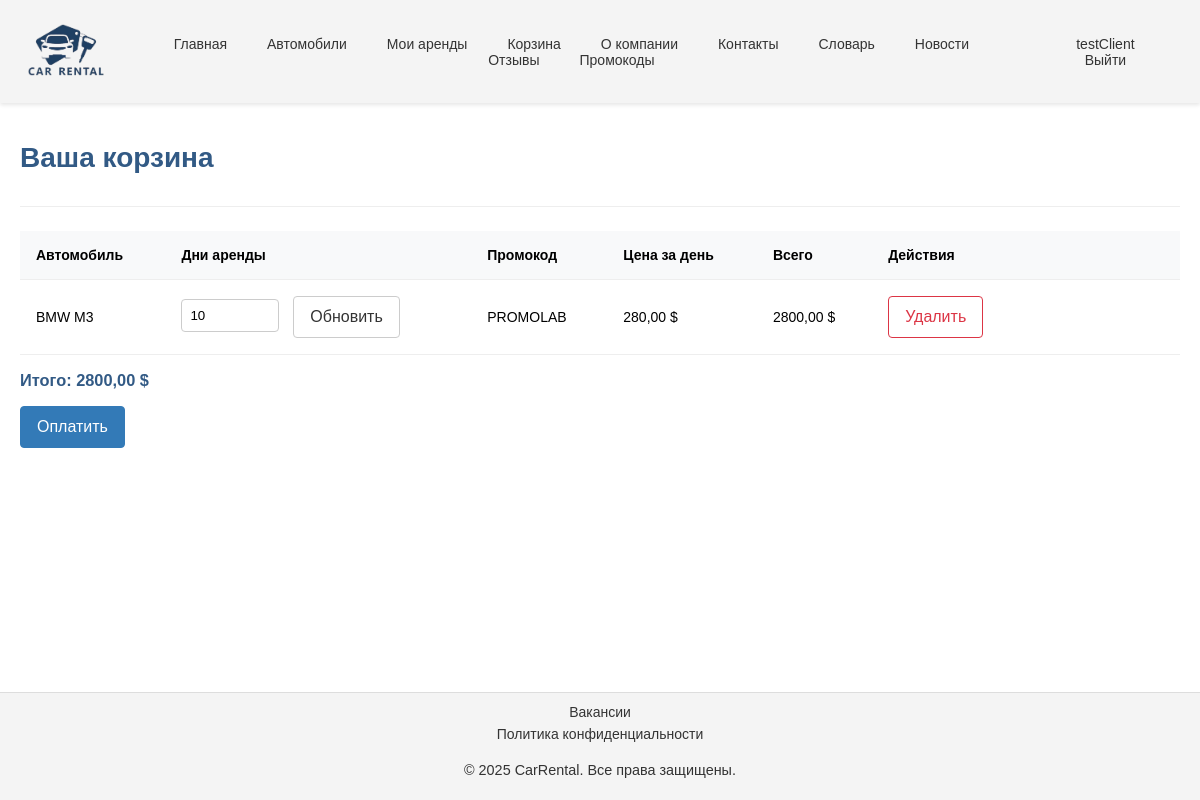
The page /rentals/cart/ (signed in) on the database its author committed.
### content/models.py (models this page shows, shortened)
class CompanyInfo(models.Model):
    name = models.CharField(max_length=100, verbose_name='Название компании')
    description = models.TextField(verbose_name='Описание')
    address = models.CharField(max_length=255, verbose_name='Адрес')
    phone = models.CharField(max_length=20, verbose_name='Телефон')
    email = models.EmailField(verbose_name='Email')
    logo = models.ImageField(upload_to='company/', blank=True, null=True, verbose_name='Логотип')
    working_hours = models.CharField(max_length=100, verbose_name='Часы работы')
    video_url = models.URLField(blank=True, null=True, verbose_name='Видео о компании')
    history = models.TextField(blank=True, null=True, verbose_name='История компании')
    requisites = models.TextField(blank=True, null=True, verbose_name='Реквизиты')
    certificate_issue_date = models.DateField(blank=True, null=True, verbose_name='Дата выдачи сертификата')
    certificate_expiry_date = models.DateField(blank=True, null=True, verbose_name='Дата окончания сертификата')
    class Meta:
        verbose_name = 'Информация о компании'
        verbose_name_plural = 'Информация о компании'

### users/models.py (models this page shows, shortened)
class User(AbstractUser):
    ROLE_CHOICES = (
        ('staff', 'Сотрудник'),
        ('client', 'Клиент'),
        ('admin', 'Администратор')
    )
    role = models.CharField(
        max_length=10,
        choices=ROLE_CHOICES,
        default='client',
        verbose_name='Роль'
    )
    email = models.EmailField(unique=True, verbose_name='Электронная почта')
    last_name = models.CharField(max_length=100, verbose_name='Фамилия')
    first_name = models.CharField(max_length=100, verbose_name='Имя')
    middle_name = models.CharField(max_length=100, verbose_name='Отчество')
    date_of_birth = models.DateField(null=True, blank=True, verbose_name='Дата рождения')
    phone_regex = RegexValidator(
        regex=r'^\+37529\d{7}',
        message="Номер телефона должен быть в формате: '+37529XXXXXXX'."
    )
    phone = models.CharField(
        validators=[phone_regex],
        max_length=13,
        verbose_name='Телефон'
    )
    address = models.CharField(verbose_name='Адрес проживания')
    created_at = models.DateTimeField(auto_now_add=True, verbose_name='Дата создания')
    updated_at = models.DateTimeField(auto_now=True, verbose_name='Дата обновления')
    class Meta:
        verbose_name = 'Пользователь'
        verbose_name_plural = 'Пользователи'
    def has_role(self, role):
        return self.role == role

### rentals/models.py (models this page shows, shortened)
class CartItem(models.Model):
    cart = models.ForeignKey(Cart, on_delete=models.CASCADE, related_name='items')
    vehicle = models.ForeignKey(Vehicle, on_delete=models.CASCADE)
    rental_days = models.PositiveIntegerField(default=1)
    promo_code = models.ForeignKey(PromoCode, on_delete=models.SET_NULL, null=True, blank=True)

class PromoCode(models.Model):
    code = models.CharField(max_length=20, unique=True, verbose_name="Код")
    description = models.TextField(blank=True, verbose_name="Описание")
    discount_percentage = models.DecimalField(
        max_digits=5,
        decimal_places=2,
        validators=[MinValueValidator(0), MaxValueValidator(100)],
        verbose_name="Процент скидки",
    )
    valid_from = models.DateField(default=timezone.now, verbose_name="Действует с")
    valid_to = models.DateField(verbose_name="Действует до")
    is_active = models.BooleanField(default=True, verbose_name="Активен")
    max_uses = models.PositiveIntegerField(
        default=1, verbose_name="Максимальное количество использований"
    )
    current_uses = models.PositiveIntegerField(
        default=0, verbose_name="Текущее количество использований"
    )
    class Meta:
        verbose_name = "Промокод"
        verbose_name_plural = "Промокоды"
    @property
    def is_valid(self):
        today = timezone.now().date()
        return (
            self.is_active
            and self.valid_from <= today <= self.valid_to
            and self.current_uses < self.max_uses
        )

### vehicles/models.py (models this page shows, shortened)
class Vehicle(models.Model):
    license_plate = models.CharField(max_length=20, unique=True, verbose_name='Гос. номер')
    car_model = models.ForeignKey(CarModel, on_delete=models.CASCADE, related_name='vehicles', verbose_name='Модель')
    year = models.PositiveIntegerField(verbose_name='Год выпуска')
    car_price = models.DecimalField(max_digits=12, decimal_places=2, verbose_name='Стоимость автомобиля')
    daily_rental_price = models.DecimalField(max_digits=10, decimal_places=2, verbose_name='Суточная стоимость проката')
    car_park = models.ForeignKey(CarPark, on_delete=models.CASCADE, related_name='vehicles', verbose_name='Автопарк')
    is_available = models.BooleanField(default=True, verbose_name='Доступен для проката')
    image = models.ImageField(upload_to='vehicles/', blank=True, null=True, verbose_name='Изображение автомобиля')
    class Meta:
        verbose_name = 'Автомобиль'
        verbose_name_plural = 'Автомобили'

class CarModel(models.Model):
    brand = models.CharField(max_length=100, verbose_name='Марка')
    model = models.CharField(max_length=100, verbose_name='Модель')
    body_type = models.ForeignKey(BodyType, on_delete=models.CASCADE, related_name='car_models', verbose_name='Тип кузова')
    class Meta:
        verbose_name = 'Модель автомобиля'
        verbose_name_plural = 'Модели автомобиля'
    def __str__(self):
        return f"{self.brand} {self.model}"

### rentals/views.py (the view)
# urls.py: path('cart/', views.CartView.as_view(), name='cart'),
class CartView(View):
    template_name = "rentals/cart.html"
    @method_decorator(login_required)
    def get(self, request):
        cart, created = Cart.objects.get_or_create(user=request.user)
        cart_items = cart.items.all()
        total_cart_price = 0
        for item in cart_items:
            base_price = item.vehicle.daily_rental_price * item.rental_days
            discount = 0
            if item.promo_code and item.promo_code.is_valid:
                discount = base_price * (item.promo_code.discount_percentage / 100)
            item.total_price = base_price - discount
            total_cart_price += item.total_price
        context = {
            "cart": cart,
            "cart_items": cart_items,
            "total_cart_price": total_cart_price,
        }
        return render(request, self.template_name, context)

### authentication/context_processors.py (called while the page is built)
def user_role(request):
    context = {}
    if request.user.is_authenticated:
        try:
            context['is_staff_user'] = request.user.has_role('staff')
            context['is_admin_user'] = request.user.has_role('admin')
        except:
            context['is_staff_user'] = False
            context['is_admin_user'] = False
    return context

### content/context_processors.py (called while the page is built)
def company_info(request):
    try:
        info = CompanyInfo.objects.first()
    except CompanyInfo.DoesNotExist:
        info = None
    return {'company_info': info}

### templates/rentals/cart.html (shortened to what this page needs)
{% extends 'base.html' %}
{% block content %}
<div class="content-container">
    <div class="page-header">
        <h1>Ваша корзина</h1>
    </div>
    {% if cart_items %}
        <div class="table-container">
            <table class="table">
                <thead>
                    <tr>
                        <th>Автомобиль</th>
                        <th>Дни аренды</th>
                        <th>Промокод</th>
                        <th>Цена за день</th>
                        <th>Всего</th>
                        <th class="action-cell">Действия</th>
                    </tr>
                </thead>
                <tbody>
                    {% for item in cart_items %}
                        <tr>
                            <td>{{ item.vehicle.car_model }}</td>
                            <td>
                                <form action="{% url 'update_cart_item' item.pk %}" method="post" class="form-inline">
                                    <input type="number" name="rental_days" value="{{ item.rental_days }}" min="1" class="form-control" style="width: 80px; margin-right: 10px;">
                                    <button type="submit" class="btn btn-secondary btn-sm">Обновить</button>
                                </form>
                            </td>
                            <td>{% if item.promo_code %}{{ item.promo_code.code }}{% else %}-{% endif %}</td>
                            <td>{{ item.vehicle.daily_rental_price }} $</td>
                            <td>{{ item.total_price }} $</td>
                            <td class="action-cell">
                                <form action="{% url 'remove_from_cart' item.pk %}" method="post">
                                    <button type="submit" class="btn btn-danger btn-sm">Удалить</button>
                                </form>
                            </td>
                        </tr>
                    {% endfor %}
                </tbody>
            </table>
        </div>
        <div class="cart-summary">
            <h3>Итого: {{ total_cart_price }} $</h3>
        </div>
        <div class="cart-actions">
            <a href="{% url 'payment' %}" class="btn btn-primary">Оплатить</a>
        </div>
    {% else %}
        <div class="alert alert-info">
            <p>Ваша корзина пуста.</p>
        </div>
    {% endif %}
</div>
{% endblock %}

### templates/base.html (shortened to what this page needs)
{% load static %}
<!DOCTYPE html>
<html lang="ru">
<head>
    <link rel="stylesheet" href="{% static 'css/main.css' %}" type="text/css">
</head>
<body>
<header class="nav-header">
    <nav>
        <a href="{% url 'home' %}">
            {% if company_info.logo %}
                <img class="nav-logo" src="{{ company_info.logo.url }}" alt="{{ company_info.name }} Logo" height="100">
            {% else %}
                {{ company_info.name|default:'Автопрокат' }}
            {% endif %}
        </a>
        <ul>
            <li><a href="{% url 'home' %}">Главная</a></li>
            <li><a href="{% url 'vehicle_list' %}">Автомобили</a></li>
            {% if user.is_authenticated and not is_staff_user and not is_admin_user%}
                <li><a href="{% url 'rental_list' %}">Мои аренды</a></li>
                <li><a href="{% url 'cart' %}">Корзина</a></li>
            {% endif %}
            <li><a href="{% url 'about' %}">О компании</a></li>
            <li><a href="{% url 'contacts' %}">Контакты</a></li>
            <li><a href="{% url 'glossary' %}">Словарь</a></li>
            <li><a href="{% url 'news_list' %}">Новости</a></li>
            <li><a href="{% url 'review_list' %}">Отзывы</a></li>
            <li><a href="{% url 'promocode_list' %}">Промокоды</a></li>
        </ul>
        <ul>
            {% if user.is_authenticated %}
                <li><a href="{% url 'profile' %}">{{ user.username }}</a></li>
                <li><a href="{% url 'logout' %}">Выйти</a></li>
            {% else %}
                <li><a href="{% url 'login' %}">Войти</a></li>
                <li><a href="{% url 'register' %}">Регистрация</a></li>
            {% endif %}
        </ul>
    </nav>
</header>
<main>
    {% block content %}{% endblock %}
</main>
<footer>
    <div>
        <a class="footer_ref" href="{% url 'vacancy_list' %}">Вакансии</a>
        <a class="footer_ref" href="{% url 'privacy_policy' %}">Политика конфиденциальности</a>
        <p>&copy; 2025 {{ company_info.name|default:'Автопрокат' }}. Все права защищены.</p>
    </div>
</footer>
</body>
</html>

### static/css/base/_base.css (style rules this page uses)
html { height: 100%; }
body { display: flex; flex-direction: column; min-height: 100vh; font-family: var(--font-family); font-size: 14px; margin: 0; }
main { flex: 1; display: flex; flex-direction: column; }
.content-container { padding: 20px; }
h1, h2, h3 { font-weight: 600; margin-bottom: 1rem; color: #325a85; }

### static/css/base/_variables.css (style rules this page uses)
:root { --primary-color: #337ab7; --secondary-color: #f4f4f4; --text-color: #333; --background-color: #fff; --font-family: "Montserrat Medium", sans-serif; }

### static/css/layout/_header.css (style rules this page uses)
.nav-header { position: sticky; top: 0; z-index: 1000; background-color: var(--secondary-color); box-shadow: 0 2px 4px rgba(0, 0, 0, 0.1); }
.nav-logo { display: inline-block; transition: transform 0.3s ease-in-out; }

### static/css/layout/_footer.css (style rules this page uses)
footer { background-color: var(--secondary-color); color: var(--text-color); padding: 0.5rem 0; text-align: center; margin-top: auto; border-top: 1px solid #ddd; }
footer div { display: flex; flex-direction: column; align-items: center; justify-content: center; }
footer .footer_ref { color: var(--text-color); text-decoration: none; margin: 0.2rem 1rem; transition: color 0.3s ease; }
footer p { margin-top: 1rem; font-size: 0.9rem; }

### static/css/components/_buttons.css (style rules this page uses)
.btn { display: inline-block; font-weight: 400; text-align: center; vertical-align: middle; cursor: pointer; user-select: none; background-color: transparent; border: 1px solid transparent; padding: 0.5rem 1rem; font-size: 1rem; border-radius: 4px; transition: all 0.2s ease-in-out; text-decoration: none; font-family: inherit; line-height: 1.5; }
.btn-primary { color: #fff; background-color: var(--primary-color); border-color: var(--primary-color); }
.btn-secondary { color: #333; background-color: transparent; border-color: #ccc; }
.btn-danger { color: #dc3545; background-color: transparent; border-color: #dc3545; }

### static/css/components/_navbar.css (style rules this page uses)
nav { display: flex; justify-content: space-between; align-items: center; padding: 0 1rem; }
nav ul { display: flex; list-style: none; margin: 0; padding: 0; flex-wrap: wrap; justify-content: center; }
nav ul li { margin: 0 0.25rem; }
nav ul li a { text-decoration: none; color: var(--text-color); padding: 0.5rem 1rem; border-radius: 4px; transition: all 0.3s ease; }

### static/css/components/_tables.css (style rules this page uses)
.table-container { overflow-x: auto; }
.table { width: 100%; border-collapse: collapse; background-color: #fff; box-shadow: 0 2px 5px rgba(0, 0, 0, 0.05); }
.table th, .table td { padding: 1rem; text-align: left; border-bottom: 1px solid #eee; vertical-align: middle; }
.table th { background-color: #f8f9fa; font-weight: 600; }
.table .action-cell { min-width: 220px; }

### static/css/pages/_review_list.css (style rules this page uses)
.page-header { display: flex; justify-content: space-between; align-items: center; margin-bottom: 2rem; border-bottom: 1px solid #eee; padding-bottom: 1rem; }

### static/css/pages/_rental_list.css (style rules this page uses)
.page-header { display: flex; justify-content: space-between; align-items: center; margin-bottom: 1.5rem; }

### static/css/pages/_rental_return_form.css (style rules this page uses)
.form-control { width: 100%; padding: 0.5rem; border: 1px solid #ccc; border-radius: 4px; }

### rows shown on the page
CompanyInfo: logo (picture), name "CarRental"
User: username "testClient"
CartItem: vehicle.car_model "BMW M3", rental_days "10", promo_code.code "PROMOLAB", vehicle.daily_rental_price "280,00", total_price "2800,00"

### other values the page prints
{{ total_cart_price }} "2800,00"
